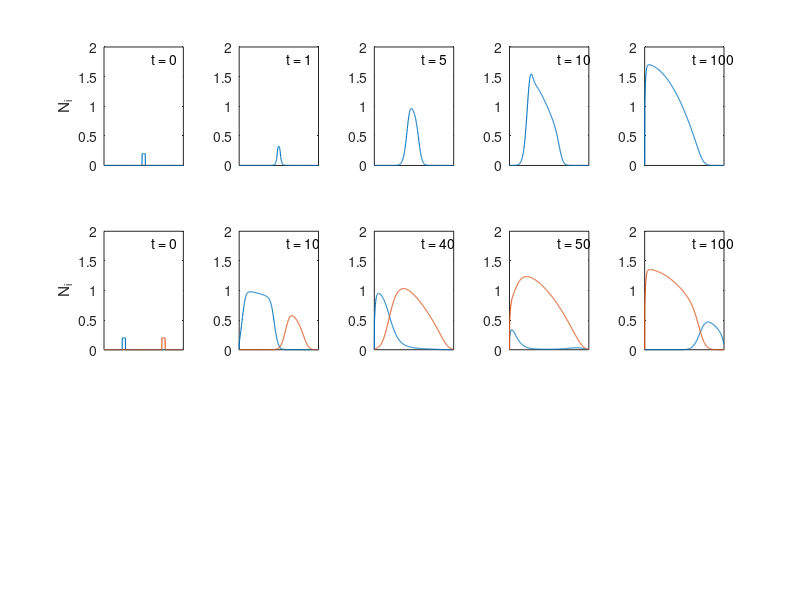

MATLAB code for this plot: (Note: this script raises an error after producing the figure.)
%% Early development of 1,2 and 25 species in first 100 timesteps

% Plot development of single species
load('1SpeciesConcept.mat')
figure(2)
SIdx = 0; % Subplot index
TimePoints = [0,1,5,10,100]; % Selected timepoints

for t = TimePoints
    SIdx = SIdx + 1;
    subplot(3,5,SIdx)
    N = NTime.(sprintf('t%i',t));    
    % Plot each species
    for i = 1:size(N,1)
        plot(xProj ,N(i,:),'Linewidth', 0.8)
        hold on
        ylim([0 2])
    end
    hold off
    if SIdx == 1
        ylabel('N_{i}')
    end
    xticks([])
    text(0.6,1.80,sprintf('t = %d',t))
end

% Development of two species
load('2SpeciesConcept.mat')
figure(2)
SIdx = 5;
TimePoints = [0,10,40,50,100];
for t = TimePoints
    SIdx = SIdx + 1;
    subplot(3,5,SIdx)
    N = NTime.(sprintf('t%i',t));
    % Plot each species
    for i = 1:size(N,1)
        plot(xProj,N(i,:),'Linewidth', 0.8)
        hold on
        ylim([0 2])
    end
    hold off
    if SIdx == 6
        ylabel('N_{i}')
    end
    xticks([])
    
    %xticks([0, 0.5, 1]);
    %xticklabels({'0', '0.5', '1'});
    text(0.6,1.80,sprintf('t = %d',t))
end

% Development of 25 species
load('25SpeciesConcept.mat')
figure(2)
SIdx = 10;
TimePoints = [1,2,5,30,100];
for t = TimePoints
    SIdx = SIdx + 1;
    subplot(3,5,SIdx)
    N = NTime.(sprintf('t%i',t));
    % Plot each species
    for i = 1:size(N,1)
        plot(xProj,N(i,:),'Linewidth', 0.8)
        hold on
    end
    hold off
    if SIdx == 11
        ylabel('N_{i}')
    end
    xlabel('x')
    text(0.65,max(max(N))*0.9,sprintf('t = %d',t))
end

%%
%% Survival matrix (500 Species simulation)
load('500SpeciesFull.mat')

subplot(2,5,4:5)
ThetaValues = NSurvivalTime.(3);
SurvivedSpecies = NSurvivalTime.SpeciesID(NSurvivalTime.Survival_Time == 1000000);
NxPad = N(:,0.25*p.L+1:0.75*p.L); % N without outside pad
[~,Nmax] = max(N,[],2);
scatter(xProj(Nmax),ThetaValues(SurvivedSpecies),20,'filled')
xlabel('x_{max}')
ylabel('\theta')
text([0.05, 0.25, 0.4, 0.5, 0.65, 0.85], [3, 2.1, 1.5, 1.1, 0.8, 0.3], ["1", "13", "23", "29", "19","6"], "FontSize", 10);
xlim([0, 1])
ylim([0, 3])

subplot(2,5,1:3)
TotalSp = length(Rsort);
for i = 1:TotalSp
   ExtPoint = NSurvivalTime.Survival_Time(i);
   plot([0,log10(ExtPoint)], [NSurvivalTime.(3)(i), NSurvivalTime.(3)(i)], 'blue')
   hold on
end
hold off
xlabel('log(t)')
ylabel('\theta')
xlim([3,6])

subplot(2,5,9:10)
xProj = linspace(0,1,p.L);
plotCommunity(xProj,N,t)
xlabel('x')
hold on
[~, D] = ShannonIndex(N, 4);
yyaxis right
plot(xProj(2:8:end),D,'LineWidth', 2)
ylabel('D_{l}')
str = sprintf('t = 10^{%d}',log10(t));
xL=xlim;
yL=ylim;
text(0.99*xL(2),0.99*yL(2),str,'HorizontalAlignment','right','VerticalAlignment','top')


subplot(2,5,6:8)
ExtEvents = NSurvivalTime.(2);
ExtEvents = ExtEvents(NSurvivalTime.(2)<1000000);
histogram(log10(ExtEvents),100)
xlim([3, 6])
ylabel('Extinctions')
xlabel('log(t)')
% Add Global diversity
hold on
yyaxis right
plot(log10(HPoints),HGlobal,'LineWidth',2)
ylabel('D_{Global}')


%% Community and temporal diversity patterns for different dispersal widths

load('IncreasingDispersalSingleSimulations')

% Communities for different sigma
CommIdx = [1, 30, 100];
SubplotIdx = [5,3,1];
for i = 1:length(CommIdx)
    subplot(3,2,SubplotIdx(i))
    plotCommunity(xProj,NendMatrix(:,:,CommIdx(i)),t)
    ttlString = sprintf('\\sigma = %.g \n t = 10^{%d}', sigmaIncrease(CommIdx(i)),log10(t));
    if i == 1
       ttlString = sprintf('\\sigma = %.g \n t = 10^{%d}', sigmaIncrease(CommIdx(i)),log10(t));
    end
    xL=xlim;
    yL=ylim;
    text(0.99*xL(2),0.99*yL(2),ttlString,'HorizontalAlignment','right','VerticalAlignment','top')

    if i == 1
       xlabel('x') 
    end
    N = NendMatrix(:,:,CommIdx(i));
    biomass = sum(N,1);
    hold on
    plot(linspace(0,1,round(L/2)), biomass(round(L*0.25)+1:round(L*0.75)), 'black--')
    hold off
    ylabel('N_{i}')
end

% Colored diversity for different sigmas
subplot(3,2,[2,4,6])
cutoff = 100; % Stop point
HLocalEnd = squeeze(HLocalMatrix(:,99,1:cutoff));
y = sigmaIncrease(1:cutoff);
pcolor(xP,y,HLocalEnd')
shading interp
a = colorbar();
ylabel('\sigma');
xlabel('x');
colormap('jet')
ylabel(a, 'D_{l}', 'FontSize', 9)

%%
% Function to plot Community composition
function plotCommunity(x,N,t)
    for i = 1:size(N,1)
        plot(x(1:2:end),N(i,size(N,2)*0.25:(size(N,2)*0.75)-1),'Linewidth', 0.8)
        hold on
    end
hold off
ylabel('N_{i}')
xlabel('x')
end

